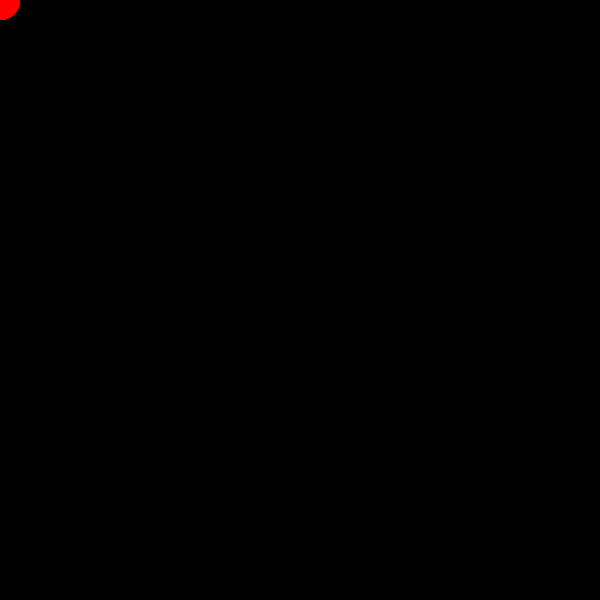
Frame 1 (no input)
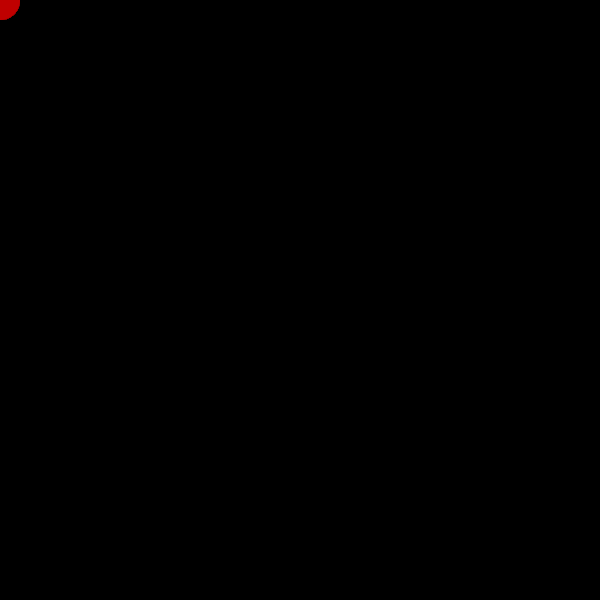
Frame 60 (the mouse pressed at the canvas centre just before this capture)
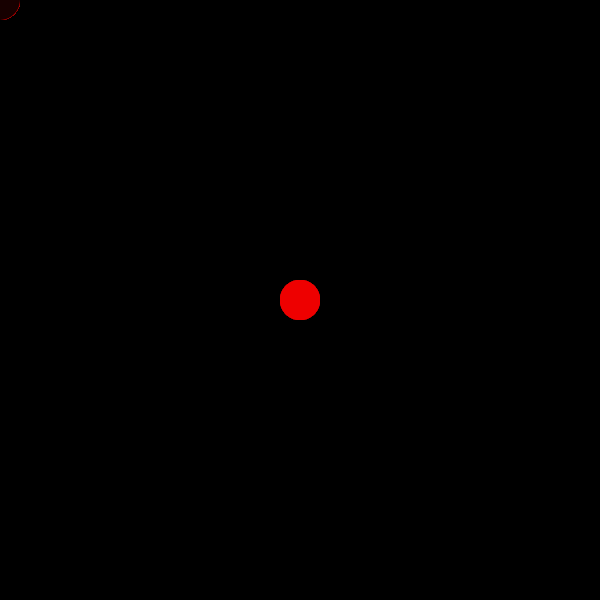
Frame 120 (the mouse held since frame 60 and released just before this capture)

The Processing sketch that drew these frames (run headless with seeded random() and noise(); from frame 60 on, the mouse is pressed at the canvas centre):

// Processing sketch: processing_165649
// ── processing_165649.pde

int num = 60;
int[] x = new int[num];
int[] y = new int[num];

void setup()
{
  size(600,600);
  background(0);
  smooth();
  noStroke();
}

void draw()
{
  for (int i = x.length-1; i > 0; i--)
  {
    x[i] = x[i - 1];
    y[i] = y[i - 1];
  }
  x[0] = mouseX;
  y[0] = mouseY;
  
  for (int i = 0; i < x.length; i++)
  {
    fill(random(i * 7),0,0);
    ellipse(x[i], y[i], 40, 40);
  }
}
